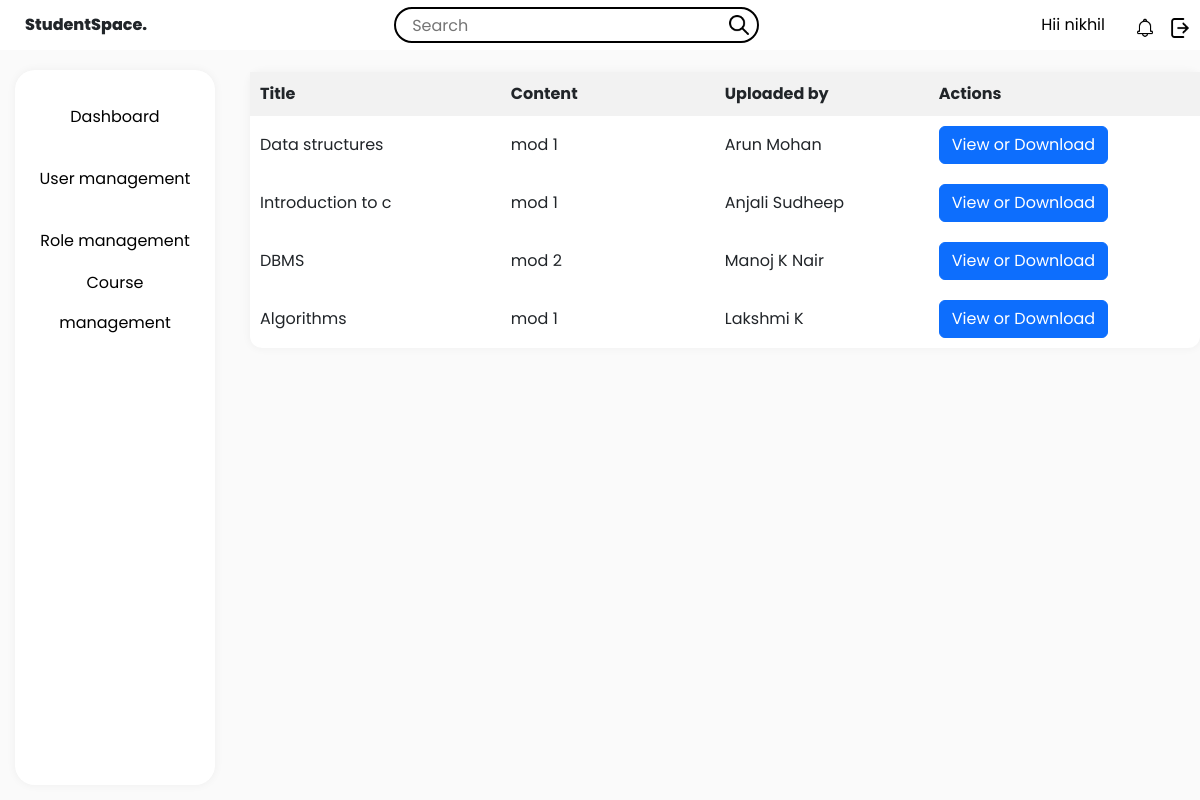
Screenshot of /notes (signed in) with the database file from the repository.
### tables this page shows
CREATE TABLE notes(id integer primary key,title text,content text,"uploaded_by" TEXT, "file_url" TEXT);

### app.py (the view)
@app.route("/notes")
def notes():
    user_type = session.get("user_type")
    name = session.get("name")
    conn = sqlite3.connect("database.db")
    cursor = conn.cursor()
    cursor.execute("SELECT title, content, uploaded_by, file_url FROM notes")
    notes = [
        dict(title=row[0], content=row[1], uploaded_by=row[2], file_url=row[3])
        for row in cursor.fetchall()
    ]
    conn.close()
    return render_template(
        "notes.html",
        notes=notes,
        user_type=user_type,
        name=name,
    )

### app.py (called while the page is built)
@app.context_processor
def common_icons():
    admin = "/static/assets/admin.png"
    student = "/static/assets/student.png"
    faculty = "/static/assets/faculty.png"
    search = "/static/assets/search.png"
    notification = "/static/assets/notification.png"
    settings = "/static/assets/settings.png"
    editimage="/static/assets/edit.png"
    return dict(
        search=search,
        notification=notification,
        settings=settings,
        admin=admin,
        faculty=faculty,
        student=student,
        editimage=editimage
    )

### templates/notes.html (shortened to what this page needs)
<!DOCTYPE html>
<html>
<head>
  <link href="https://cdn.jsdelivr.net/npm/bootstrap@5.3.0/dist/css/bootstrap.min.css" rel="stylesheet" />
  <link rel="stylesheet" href="{{ url_for('static', filename='style.css') }}" />
  <link rel="stylesheet" href="{{ url_for('static', filename='notes-style.css') }}" />
</head>
<body>
  <div class="StudentSpace">
    <div class="header">
      <div class="left-section">StudentSpace.</div>
      <div class="middle-section">
        <input class="search-bar" type="text" placeholder="Search" />
        <img class="search-icon" src="{{search}}" />
      </div>
      <div class="right-section">
        <div class="name">
          <a href="{{ url_for('profile') }}" class="name">Hii {{name}} </a>
        </div>
        <div class="notification-icon">
          <img class="notification-icon" src="{{notification}}" />
        </div>
        <div class="settings-icon">
          <a href="{{ url_for('logout') }}"><img class="settings-icon" src="{{settings}}" /></a>
        </div>
      </div>
    </div>
    <div class="sidebar">
      <div class="sidebar-tabs">
        <a
          href="{{ url_for('home', username=username, name=name, user_type=user_type) }}"
          >Dashboard</a
        >
      </div>
      {% if user_type == 'student' %}
      <div class="sidebar-tabs">
        <a href="{{ url_for('profile') }}">My Profile</a>
      </div>
      <div class="sidebar-tabs">
        <a href="{{ url_for('courses') }}">Courses</a>
      </div>
      <div class="sidebar-tabs">
        <a href="{{ url_for('perfomance') }}">Performance</a>
      </div>
      <div class="sidebar-tabs">
        <a href="{{ url_for('attendance') }}">Attendance</a>
      </div>
      <div class="sidebar-tabs">
        <a href="{{ url_for('notes') }}">Notes</a>
      </div>
      {% elif user_type == 'admin' %}
      <div class="sidebar-tabs">
        <a href="{{ url_for('user_management_route') }}">User management</a>
    </div>
    <div class="sidebar-tabs">
        <a href="{{ url_for('role_management_route') }}">Role management</a>
    </div>
    <div class="sidebar-tabs">
        <a href="{{ url_for('course_management_route') }}">Course management</a>
    </div>
      {% endif %}
    </div>
<div class="main-section">
  <div class="main">
    <table class="note-table">
      <thead>
        <tr>
          <th>Title</th>
          <th>Content</th>
          <th>Uploaded by</th>
          <th>Actions</th>
        </tr>
      </thead>
      <tbody id="notesTableBody">
        {% for note in notes %}
        <tr class="note-row">
          <td>{{ note.title }}</td>
          <td>{{ note.content }}</td>
          <td>{{ note.uploaded_by }}</td>
          <td>
            <a href="{{ note.file_url }}" class="btn btn-primary">View or Download</a>
          </td>
        </tr>
        {% endfor %}
      </tbody>
    </table>
  </div>
</div>
  </div>
</body>
</html>

### static/style.css (style rules this page uses)
* { margin: 0; padding: 0; box-sizing: border-box; font-family: "Poppins", sans-serif; }
body { font-weight: 400; line-height: 1.5; font-size: 16px; }
.StudentSpace { display: flex; flex-direction: column; height: 100vh; }
.header { display: flex; align-items: center; justify-content: space-between; height: 48px; padding: 25px; }
.left-section { font-weight: 800; }
.middle-section { flex: 1; max-width: 400px; display: flex; align-items: center; }
.right-section { display: flex; align-items: center; flex-direction: row; }
.name { color: #000; text-decoration: none; }
.search-bar { flex: 1; height: 36px; padding-left: 16px; border: solid 2px black; border-radius: 48px; }
.sidebar { position: fixed; top: 70px; left: 15px; bottom: 15px; width: 200px; display: flex; flex-direction: column; align-items: center; box-shadow: 0 0 10px rgba(0, 0, 0, 0.05); border-radius: 20px; padding-top: 16px; background-color: white; }
.sidebar-tabs { height: 46px; width: 152px; border-radius: 48px; box-sizing: border-box; text-align: center; display: flex; justify-content: center; align-items: center; line-height: 40px; margin: 8px; transition: box-shadow 0.3s ease; }
.sidebar-tabs a { text-decoration: none; color: #000; }
.main-section { background-color: rgb(250, 250, 250); height: 100%; width: 100%; }
.main { margin-left: 250px; margin-top: 22px; margin-bottom: 15px; display: flex; flex-direction: column; border-radius: 12px; box-shadow: 0 0 10px rgba(0, 0, 0, 0.05); background-color: white; }
.search-icon, .notification-icon, .settings-icon { width: 20px; height: 20px; margin-left: 15px; }
.search-icon { position: relative; right: 45px; }

### static/notes-style.css (style rules this page uses)
.note-table { width: 100%; border-collapse: collapse; border-radius: 20px; }
.note-table th, .note-table td { padding: 10px; width: 100px; text-align: left; }
.note-table th { background-color: #f2f2f2; }

### rows the page displays
notes: title "Data structures", content "mod 1", uploaded_by "Arun Mohan"
notes: title "Introduction to c", content "mod 1", uploaded_by "Anjali Sudheep"
notes: title "DBMS", content "mod 2", uploaded_by "Manoj K Nair"
notes: title "Algorithms", content "mod 1", uploaded_by "Lakshmi K"

### other values shown
{{ name }} "nikhil"
